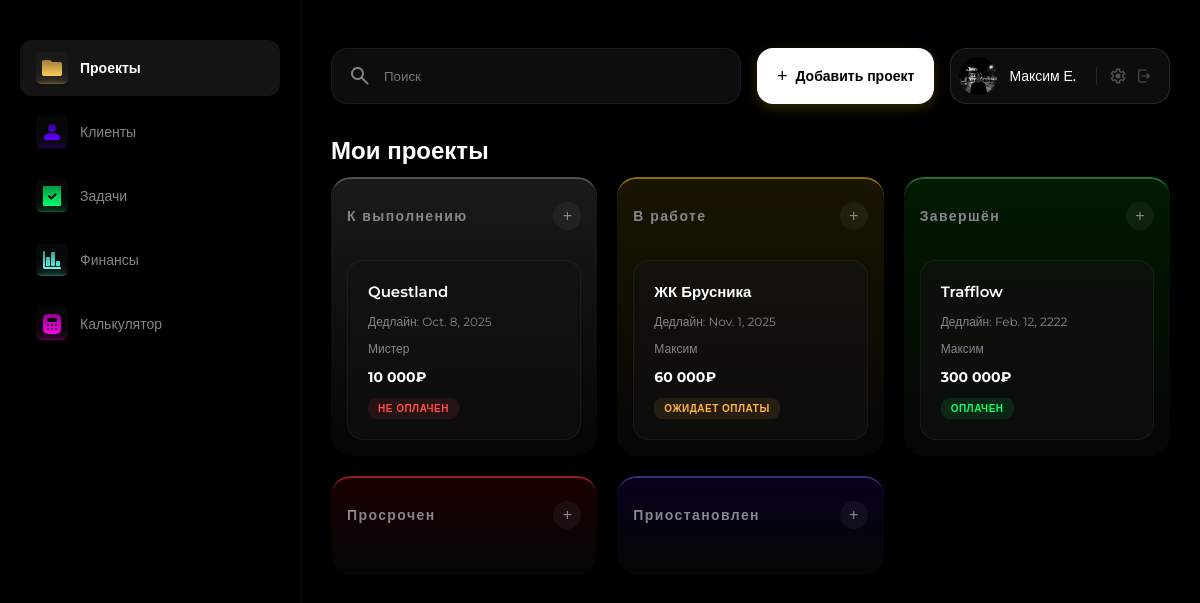
/, run on an earlier commit of the app's database.
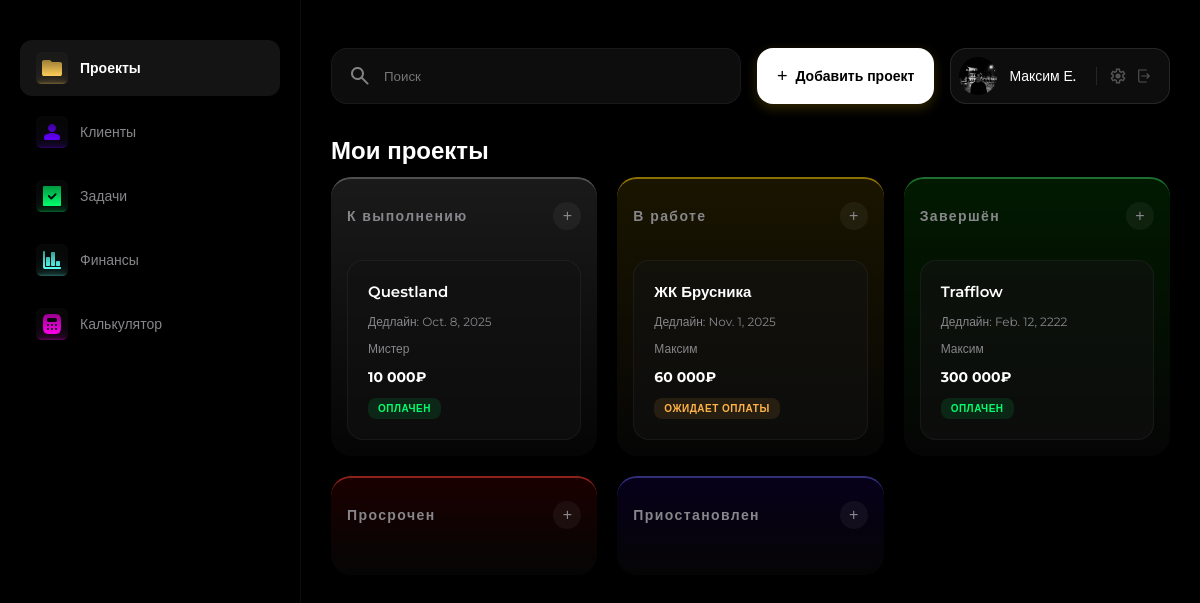
And on a later commit of the database.
### crm/models.py (models this page shows, shortened)
class Project(models.Model):
    STATUS_CHOICES = (
        ('planned', 'К выполнению'),
        ('inwork', 'В работе'),
        ('done', 'Завершён'),
        ('overdue', 'Просрочен'),
        ('paused', 'Приостановлен'),
    )
    PAYMENT_CHOICES = (
        ('paid', 'Оплачен'),
        ('not_paid', 'Не оплачен'),
        ('pending', 'Ожидает оплаты'),
    )
    title = models.CharField(max_length=200, verbose_name="Название проекта")
    client = models.ForeignKey(
        Client,
        on_delete=models.SET_NULL,
        null=True,
        blank=True,
        related_name='projects',
        verbose_name="Клиент"
    )
    description = models.TextField(blank=True, null=True, verbose_name="Описание проекта")
    status = models.CharField(max_length=20, choices=STATUS_CHOICES, default='planned', verbose_name="Статус")
    budget = models.DecimalField(max_digits=10, decimal_places=2, null=True, blank=True, verbose_name="Бюджет")
    start_date = models.DateField(null=True, blank=True, verbose_name="Дата начала")
    end_date = models.DateField(null=True, blank=True, verbose_name="Дата завершения")
    payment_status = models.CharField(max_length=20, choices=PAYMENT_CHOICES, default='not-paid', verbose_name="Оплата")
    order = models.PositiveIntegerField(default=0, verbose_name="Позиция")
    def get_payment_status_display(self):
        return dict(self.PAYMENT_CHOICES).get(self.payment_status, '—')
    class Meta:
        ordering = ['status', 'order', 'id']

class Client(models.Model):
    name = models.CharField(max_length=200, verbose_name="Имя/Компания")
    contact_person = models.CharField(max_length=200, blank=True, null=True, verbose_name="Контактное лицо")
    email = models.EmailField(blank=True, null=True, verbose_name="Email")
    phone = models.CharField(max_length=20, blank=True, null=True, verbose_name="Телефон")
    telegram = models.CharField(max_length=100, blank=True, null=True, verbose_name="Telegram")
    is_vip = models.BooleanField(default=False, verbose_name="VIP статус")
    created_at = models.DateTimeField(auto_now_add=True, verbose_name="Дата добавления")
    class Meta:
        verbose_name = "Клиент"
        verbose_name_plural = "Клиенты"
        ordering = ['name']

### crm/views.py (the view)
# urls.py: path('', views.projects, name='projects'),
def projects(request):
    planned = Project.objects.filter(status='planned').order_by('order', 'id')
    inwork  = Project.objects.filter(status='inwork').order_by('order', 'id')
    done    = Project.objects.filter(status='done').order_by('order', 'id')
    overdue = Project.objects.filter(status='overdue').order_by('order', 'id')
    paused  = Project.objects.filter(status='paused').order_by('order', 'id')
    return render(request, 'projects.html', {
        'planned': planned,
        'inwork': inwork,
        'done': done,
        'overdue': overdue,
        'paused': paused,
    })

### crm/templatetags/format_currency.py (called while the page is built)
@register.filter
def format_currency(value):
    try:
        value = int(float(value))
        formatted = f"{value:,}".replace(",", " ") + "₽"
        return formatted
    except (ValueError, TypeError):
        return "—"

### templates/projects.html (shortened to what the changed rows need)
{% extends 'base.html' %}
{% load static format_currency %}
{% block content %}
<link rel="stylesheet" href="{% static 'css/main.css' %}">
<h1>Мои проекты</h1>
<div class="kanban-board" data-model="Project" data-update-url="/update_status/">
    <div class="kanban-column" data-status="planned">
        <div class="kanban-column-header">
            <h2>К выполнению</h2>
        </div>
        <div class="kanban-cards">
            {% for project in planned %}
                <div class="project-card" draggable="true" data-id="{{ project.id }}" data-model="Project" data-url="{% url 'project_detail' project.id %}">
                    <div class="title">{{ project.title }}</div>
                    <div class="deadline">Дедлайн: {{ project.end_date|default:"—" }}</div>
                    <div class="client">{{ project.client.name|default:"Нет клиента" }}</div>
                    <div class="cost">{{ project.budget|format_currency|default:"—" }}</div>
                    <div class="payment-status {{ project.payment_status|default:'not-paid' }}">
                        {{ project.get_payment_status_display|default:"Не оплачен" }}
                    </div>
                </div>
            {% endfor %}
        </div>
    </div>
    <div class="kanban-column" data-status="inwork">
        <div class="kanban-column-header">
            <h2>В работе</h2>
        </div>
    </div>
    <div class="kanban-column" data-status="done">
        <div class="kanban-column-header">
            <h2>Завершён</h2>
        </div>
    </div>
    <div class="kanban-column" data-status="overdue">
        <div class="kanban-column-header">
            <h2>Просрочен</h2>
        </div>
    </div>
    <div class="kanban-column" data-status="paused">
        <div class="kanban-column-header">
            <h2>Приостановлен</h2>
        </div>
    </div>
</div>
{% endblock %}

What changed in the data, as far as the page shows it:
changed Project "Questland": payment_status "НЕ ОПЛАЧЕН" → "ОПЛАЧЕН"
